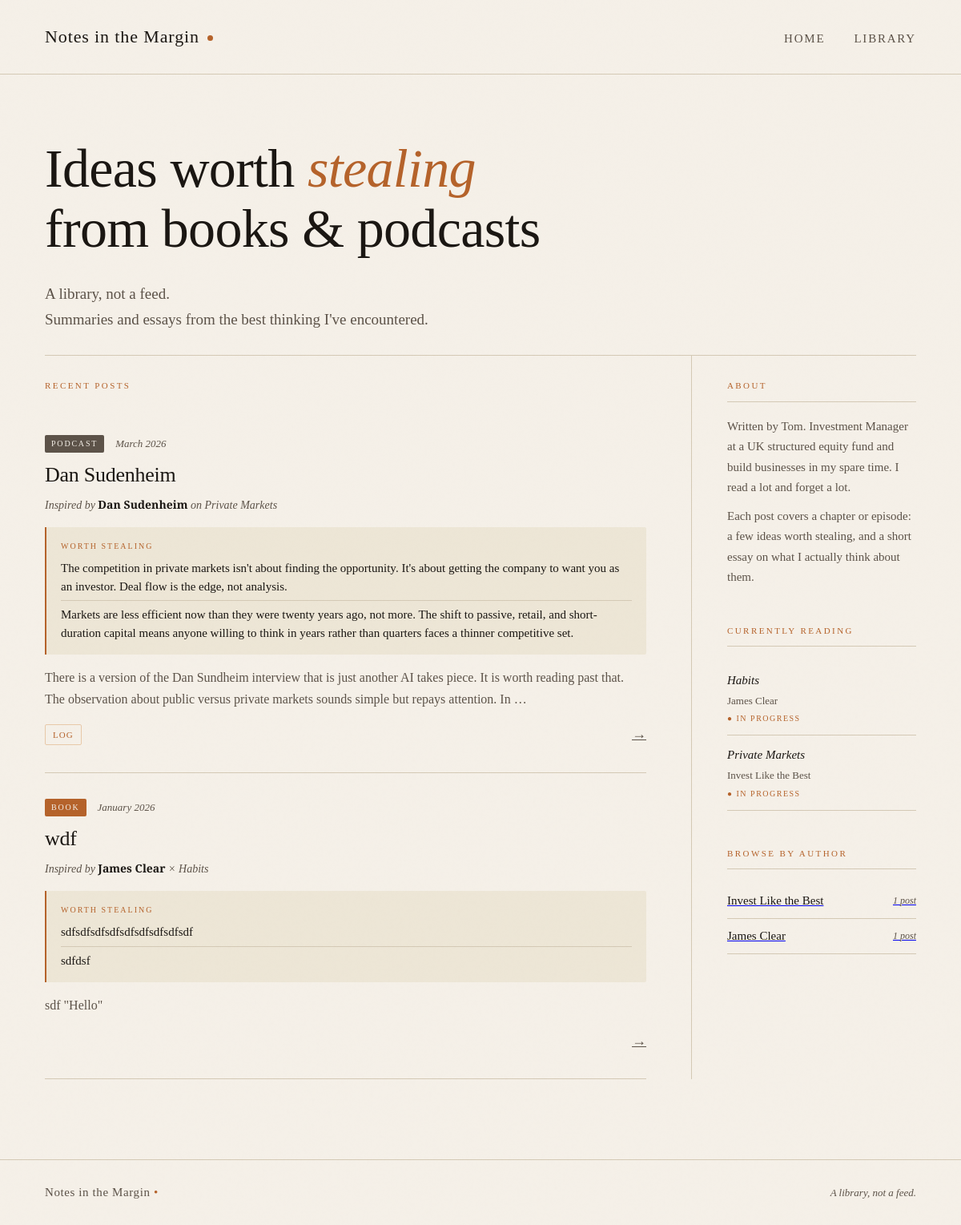
The page / on the database its author committed.
### blog/models.py (models this page shows, shortened)
class Post(models.Model):
    title = models.CharField(max_length=300)
    slug = models.SlugField(unique=True, blank=True, max_length=300)
    author = models.ForeignKey(
        Author, on_delete=models.CASCADE, related_name='posts', null=True, blank=True
    )
    book = models.ForeignKey(Book, on_delete=models.CASCADE, related_name='posts')
    series_order = models.IntegerField(
        null=True,
        blank=True,
        help_text="Chapter or episode number within the book/podcast series.",
    )
    publish_date = models.DateField()
    points = models.JSONField(default=list)  # List of dicts: [{"title": "...", "text": "..."}]
    commentary = models.TextField()
    guests = models.ManyToManyField(Guest, related_name='posts', blank=True)
    tags = models.ManyToManyField(Tag, related_name='posts', blank=True)
    is_published = models.BooleanField(default=False)
    is_draft = models.BooleanField(default=True)
    created_at = models.DateTimeField(auto_now_add=True)
    updated_at = models.DateTimeField(auto_now=True)
    def get_absolute_url(self):
        return reverse('post_detail', kwargs={'slug': self.slug})
    class Meta:
        ordering = ['-publish_date']

class Book(models.Model):
    SOURCE_TYPES = [
        ('book', 'Book'),
        ('podcast', 'Podcast'),
        ('essay', 'Essay'),
        ('other', 'Other')
    ]
    STATUS_CHOICES = [
        ('in_progress', 'In Progress'),
        ('up_next', 'Up Next'),
        ('complete', 'Complete'),
    ]
    title = models.CharField(max_length=300)
    slug = models.SlugField(unique=True, blank=True, max_length=300)
    author = models.ForeignKey(
        Author, on_delete=models.CASCADE, related_name='books', null=True, blank=True
    )
    description = models.TextField(blank=True)  # Italic description for series page
    source_type = models.CharField(max_length=50, choices=SOURCE_TYPES, default='book')
    is_series = models.BooleanField(default=False)  # Can have multiple posts
    status = models.CharField(max_length=20, choices=STATUS_CHOICES, default='in_progress')
    created_at = models.DateTimeField(auto_now_add=True)
    class Meta:
        ordering = ['title']

class Guest(models.Model):
    name = models.CharField(max_length=200)
    slug = models.SlugField(unique=True, blank=True, max_length=200)
    bio = models.TextField(blank=True)
    created_at = models.DateTimeField(auto_now_add=True)
    tags = models.ManyToManyField(Tag, related_name='guests', blank=True)
    class Meta:
        ordering = ['name']

class Tag(models.Model):
    name = models.CharField(max_length=100, unique=True)
    slug = models.SlugField(unique=True, blank=True, max_length=200)
    description = models.TextField(blank=True)
    class Meta:
        ordering = ['name']

class Author(models.Model):
    name = models.CharField(max_length=200)
    slug = models.SlugField(unique=True, blank=True, max_length=200)
    created_at = models.DateTimeField(auto_now_add=True)
    class Meta:
        ordering = ['name']

### blog/views.py (the view)
# urls.py: path('', views.home, name='home'),
def home(request):
    posts = (
        Post.objects.filter(is_published=True)
        .select_related('author', 'book')
        .prefetch_related('tags', 'guests')
        .order_by('-publish_date')
    )
    authors_with_counts = (
        Author.objects.filter(posts__is_published=True)
        .annotate(post_count=Count('posts', distinct=True))
        .order_by('-post_count', 'name')
    )
    status_order = Case(
        When(status='in_progress', then=Value(0)),
        When(status='up_next', then=Value(1)),
        When(status='complete', then=Value(2)),
        default=Value(3),
        output_field=IntegerField(),
    )
    shelf_books = (
        Book.objects.filter(status__in=['in_progress', 'up_next', 'complete'])
        .select_related('author')
        .order_by(status_order, 'title')
    )[:6]
    context = {
        'posts': posts,
        'authors_with_counts': authors_with_counts,
        'shelf_books': shelf_books,
    }
    return render(request, 'blog/home.html', context)

### blog/templates/blog/home.html (shortened to what this page needs)
{% extends 'blog/base.html' %}
{% block content %}
<div class="hero">
  <h1 class="hero-title">Ideas worth <em>stealing</em><br>from books & podcasts</h1>
  <p class="hero-desc">A library, not a feed.<br>Summaries and essays from the best thinking I've encountered.</p>
</div>
<div class="main-layout">
  <div class="posts-column">
    <div class="section-label">Recent Posts</div>
    {% for post in posts %}
    <article class="post-card">
      <div class="post-meta">
        <span class="post-source-type {% if post.book.source_type == 'podcast' %}podcast{% endif %}">{{ post.book.get_source_type_display }}</span>
        <span class="post-date">{{ post.publish_date|date:"F Y" }}</span>
      </div>
      <h2 class="post-title"><a href="{{ post.get_absolute_url }}">{{ post.title }}</a></h2>
      <p class="post-attribution">
        {% if post.book.source_type == 'podcast' %}
          Inspired by {% for g in post.guests.all %}<strong>{{ g.name }}</strong>{% if not forloop.last %}, {% endif %}{% empty %}this episode{% endfor %}{% if post.guests.exists %} on {% endif %}<em>{{ post.book.title }}</em>
        {% else %}
          Inspired by {% if post.author %}<strong>{{ post.author.name }}</strong> × {% endif %}<em>{{ post.book.title }}</em>
        {% endif %}
      </p>
      {% if post.points %}
      <div class="worth-stealing-preview">
        <div class="ws-label">Worth Stealing</div>
        {% for point in post.points|slice:":3" %}
          {% if point.text %}
          <div class="ws-item">{{ point.text }}</div>
          {% endif %}
        {% endfor %}
      </div>
      {% endif %}
      <p class="post-excerpt">{{ post.commentary|truncatewords:35 }}</p>
      <div class="post-footer">
        <div class="post-tags">
          {% for tag in post.tags.all %}
          <span class="tag">{{ tag.name }}</span>
          {% endfor %}
        </div>
        <a href="{{ post.get_absolute_url }}" class="post-arrow" aria-label="Read {{ post.title }}">→</a>
      </div>
    </article>
    {% empty %}
    <p class="post-excerpt" style="padding: 32px 0;">No posts yet. Check back soon!</p>
    {% endfor %}
  </div>
  <aside class="sidebar">
    <div class="sidebar-section">
      <div class="sidebar-label">About</div>
      <div class="about-text">
        <p>Written by Tom. Investment Manager at a UK structured equity fund and build businesses in my spare time. I read a lot and forget a lot.</p>
        <p>Each post covers a chapter or episode: a few ideas worth stealing, and a short essay on what I actually think about them.</p>
      </div>
    </div>
    <div class="sidebar-section">
      <div class="sidebar-label">Currently Reading</div>
      {% for book in shelf_books %}
      <div class="shelf-item">
        <div class="shelf-book">{{ book.title }}</div>
        {% if book.author %}<div class="shelf-author">{{ book.author.name }}</div>{% endif %}
        <div class="shelf-status">
          {% if book.status == 'in_progress' %}● In progress{% elif book.status == 'up_next' %}◎ Up next{% else %}✓ Done — post coming{% endif %}
        </div>
      </div>
      {% empty %}
      <div class="about-text"><p>No books on the shelf yet.</p></div>
      {% endfor %}
    </div>
    <div class="sidebar-section">
      <div class="sidebar-label">Browse by Author</div>
      {% for author in authors_with_counts %}
      <a href="{% url 'library' %}?author={{ author.slug }}" class="author-item">
        <span class="author-name">{{ author.name }}</span>
        <span class="author-count">{{ author.post_count }} post{{ author.post_count|pluralize }}</span>
      </a>
      {% empty %}
      <div class="about-text"><p>No authors yet.</p></div>
      {% endfor %}
    </div>
  </aside>
</div>
{% endblock %}

### rows shown on the page
Post: book.source_type "PODCAST", publish_date "March 2026", title "Dan Sudenheim", shows "on", book "Private Markets", text "The competition in private markets isn't about finding the opportunity. It's about getting the company to want you as an investor. Deal flow is the edge, not analysis." "Markets are less efficient now than they were twenty years ago, not more. The shift to passive, retail, and short-duration capital means anyone willing to think in years rather than quarters faces a thinner competitive set.", commentary "There is a version of the Dan Sundheim interview that is just another AI takes piece. It is worth reading past that. The observation about public versus private markets sounds simple but repays attention. In …"
Guest: name "Dan Sudenheim"
Tag: name "LOG"
Post: book.source_type "BOOK", publish_date "January 2026", title "wdf", author.name "James Clear", book "Habits", text "sdfsdfsdfsdfsdfsdfsdfsdfsdf" "sdfdsf", commentary "sdf \"Hello\""
Book: title "Habits", author.name "James Clear", status "● IN PROGRESS"
Book: title "Private Markets", author.name "Invest Like the Best", status "● IN PROGRESS"
Author: name "Invest Like the Best", post_count "1"
Author: name "James Clear", post_count "1"
